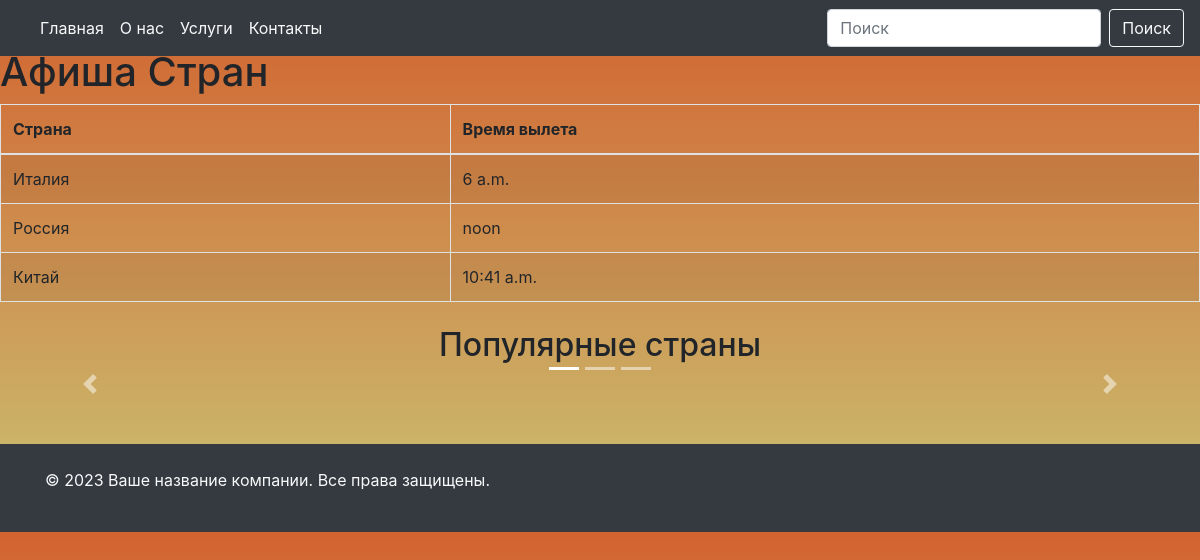
/detail/, run on the app's committed database.
### home/models.py (models this page shows, shortened)
class TableCoutnry(models.Model):
    country = models.CharField(max_length=100, verbose_name='Название страны Афиша' , null=True)
    time = models.TimeField(verbose_name='Вылет рейса' , null= True)

class Slider(models.Model):
    slide= models.URLField()

### home/views.py (the view)
# urls.py: path('detail/',country_detail_view , name = 'detail' )
def country_detail_view(request):
    table_list = TableCoutnry.objects.all()
    slider_list = Slider.objects.all()
    return render(request, template_name='detail.html' , context={
            'table_list': table_list,
            'slider_list': slider_list})

### templates/detail.html (shortened to what this page needs)
{% include 'head_and_foot/header.html' %}
<h1 class="mt-4">Афиша Стран</h1>
    <table class="table table-bordered table-striped">
        <thead>
            <tr>
                <th>Страна</th>
                <th>Время вылета</th>
            </tr>
        </thead>
        <tbody>
            {% for i in table_list %}
            <tr>
                <td>{{i.country}}</td>
                <td>{{i.time}}</td>
            </tr>
            {% endfor %}
        </tbody>
    </table>
<h2 class="mt-4 text-center">Популярные страны</h2>
 <div id="myCarousel" class="carousel slide" data-ride="carousel">
    <ol class="carousel-indicators">
        {% for slide in slider_list %}
        <li data-target="#myCarousel" data-slide-to="{{ forloop.counter0 }}" {% if forloop.first %}class="active"{% endif %}></li>
        {% endfor %}
    </ol>
    <div class="carousel-inner">
        {% for slide in slider_list %}
        <div class="carousel-item {% if forloop.first %}active{% endif %} text-center">
            <div class="carousel-caption">
            </div>
        </div>
        {% endfor %}
    </div>
    <a class="carousel-control-prev" href="#myCarousel" role="button" data-slide="prev">
        <span class="carousel-control-prev-icon" aria-hidden="true"></span>
    </a>
    <a class="carousel-control-next" href="#myCarousel" role="button" data-slide="next">
        <span class="carousel-control-next-icon" aria-hidden="true"></span>
    </a>
</div>
{% include 'head_and_foot/footer.html' %}

### templates/head_and_foot/header.html (style rules this page uses)
body { background: linear-gradient(to bottom, #d26330, #c9c373); }

### data on the page
TableCoutnry: country "Италия", time "6 a.m."
TableCoutnry: country "Россия", time "noon"
TableCoutnry: country "Китай", time "10:41 a.m."
